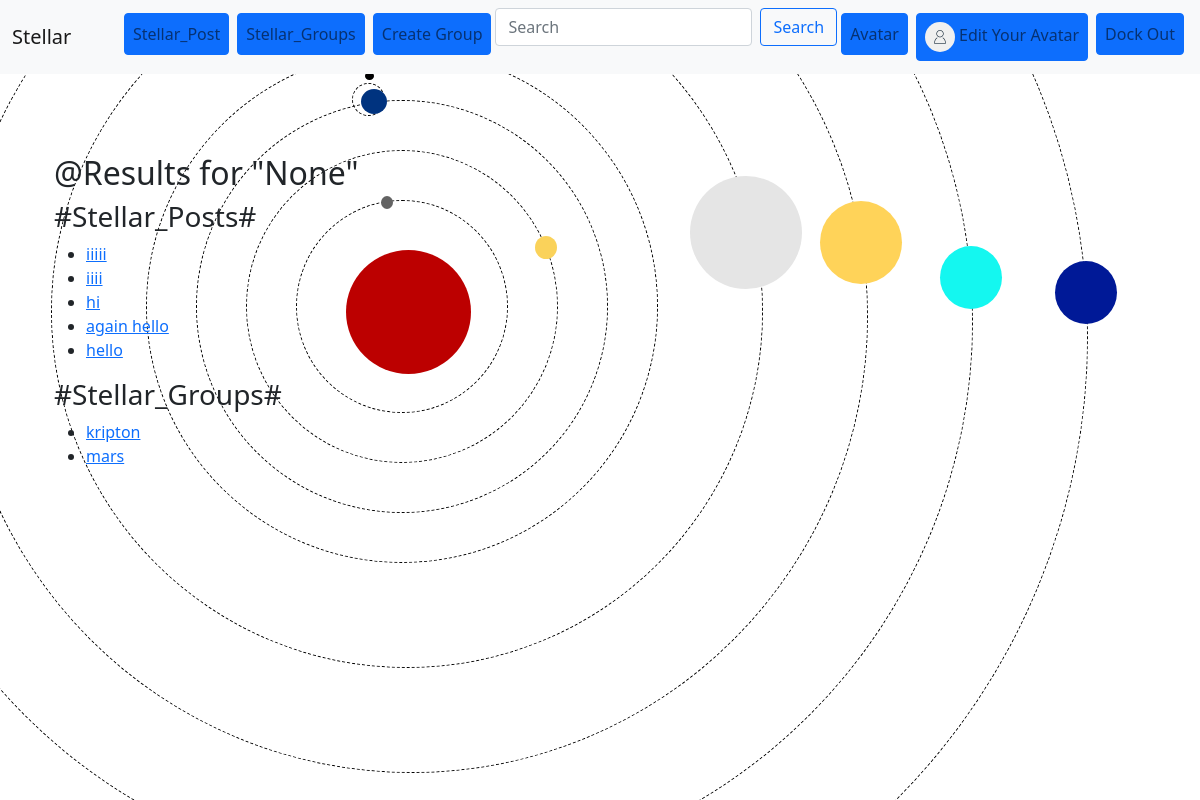
The app's page /stellarsearch/ (signed in) with its own data.
### stellar_posts/models.py (models this page shows, shortened)
class StellarPost(models.Model):
    user = models.ForeignKey(User, related_name='posts', on_delete=models.CASCADE)
    created_at = models.DateTimeField(auto_now=True)
    message = models.TextField()
    message_html = models.TextField(editable=False)
    group = models.ForeignKey(StellarGroup, related_name='posts', null=True, blank=True, on_delete=models.CASCADE)
    class Meta:
        ordering = ['-created_at']
        unique_together = ['user', 'message']

### stellar_groups/models.py (models this page shows, shortened)
class StellarGroup(models.Model):
    name = models.CharField(max_length=255, unique=True)
    slug = models.SlugField(allow_unicode=True, unique=True)
    description = models.TextField(blank=True, default='')
    description_html = models.TextField(editable=False, default='', blank=True)
    members = models.ManyToManyField(User, through='StellarGroupMember')
    class Meta:
        ordering = ['name']

### stellar/views.py (the view)
# urls.py: path('stellarsearch/', finder, name='stellarsearch'),         # Stellar search functionality
def finder(request):
    query = request.GET.get('query')
    if query:
        posts = StellarPost.objects.filter(Q(message__icontains=query))
        groups = StellarGroup.objects.filter(
            Q(name__icontains=query) | Q(description__icontains=query)
        )
    else:
        posts = StellarPost.objects.all()
        groups = StellarGroup.objects.all()
    context = {
        'posts': posts,
        'groups': groups,
        'query': query,
    }
    return render(request, 'finder.html', context)

### stellar/templates/finder.html
{% extends "base.html" %}
{% block content %}
<div class="container">
    <h2> @Results for "{{ query }}"</h2>
    <h3>#Stellar_Posts#</h3>
    <ul>
        {% for post in posts %}
            <li><a href="{% url 'stellar_posts:single' post.user.username post.pk %}">{{ post.message }}</a></li>
        {% empty %}
            <li>Posts not Found!!!</li>
        {% endfor %}
    </ul>
    <h3>#Stellar_Groups#</h3>
    <ul>
        {% for group in groups %}
            <li><a href="{% url 'stellar_groups:single' group.slug %}">{{ group.name }}</a></li>
        {% empty %}
            <li>Groups are not Found!!!</li>
        {% endfor %}
    </ul>
</div>
{% endblock %}

### static/stellar/css/master.css (style rules this page uses)
body { background: url(https://subtlepatterns.com/patterns/graphy.png); }

### static/stellar/css/styles.css (style rules this page uses)
.container { padding: 20px; margin: 20px auto; }

### records on screen
StellarPost: message "iiiii"
StellarPost: message "iiii"
StellarPost: message "hi"
StellarPost: message "again hello"
StellarPost: message "hello"
StellarGroup: name "kripton"
StellarGroup: name "mars"

### other values on screen
{{ query }} "None"
